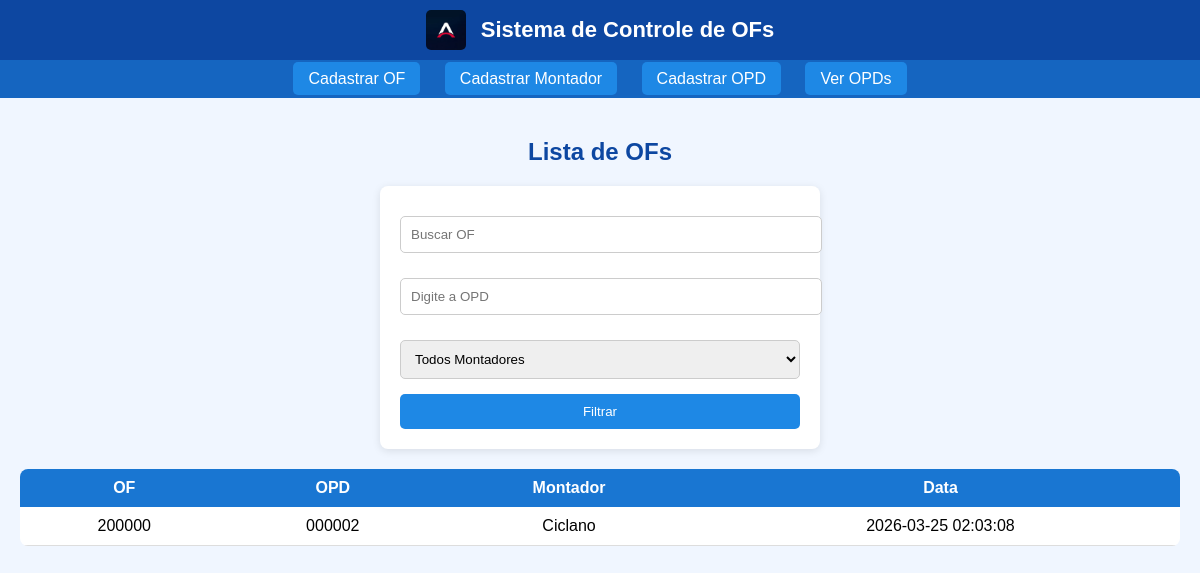
The page /index.php?numero_of=200000 on the database its author committed.
### tables this page shows
CREATE TABLE `of` (
  `id` int NOT NULL,
  `numero_of` varchar(50) DEFAULT NULL,
  `opd_id` int DEFAULT NULL,
  `data_registro` timestamp NULL DEFAULT CURRENT_TIMESTAMP
);

CREATE TABLE `opd` (
  `id` int NOT NULL,
  `nome` varchar(100) NOT NULL,
  `montador_nome` varchar(100) DEFAULT NULL
);

### index.php (the view, shortened to what this page needs)
<?php include 'conexao.php'; ?>
<!DOCTYPE html>
<html lang="pt-br">
<head>
    <link rel="stylesheet" href="style.css">
</head>
<body>
    <div class="header">
        <div class="header-content">
            <img src="img/logo.jpg" class="logo-img">
            <span class="titulo">Sistema de Controle de OFs</span>
        </div>
    </div>
    <div class="menu">
        <a href="of.php">Cadastrar OF</a>
        <a href="montador.php">Cadastrar Montador</a>
        <a href="opd.php">Cadastrar OPD</a>
        <a href="opds.php">Ver OPDs</a>
    </div>
    <div class="container">
        <h2>Lista de OFs</h2>
        <form method="GET" style="margin-bottom:20px;">
            <input type="text" name="numero_of" placeholder="Buscar OF">
            <input type="text" name="opd_nome" placeholder="Digite a OPD">
            <select name="montador_nome">
                <option value="">Todos Montadores</option>
            </select>
            <button type="submit">Filtrar</button>
        </form>
        <table>
            <tr>
                <th>OF</th>
                <th>OPD</th>
                <th>Montador</th>
                <th>Data</th>
            </tr>
            <?php
            $where = [];
            if (!empty($_GET['numero_of'])) {
                $numero = $conn->real_escape_string($_GET['numero_of']);
                $where[] = "`of`.numero_of LIKE '%$numero%'";
            }
            $whereSql = "";
            if (!empty($where)) {
                $whereSql = "WHERE " . implode(" AND ", $where);
            }
            $sql = "
SELECT
    `of`.numero_of,
    opd.nome AS opd,
    opd.montador_nome AS montador,
    `of`.data_registro
FROM `of`
JOIN opd ON `of`.opd_id = opd.id
$whereSql
ORDER BY `of`.data_registro DESC
";
            $result = $conn->query($sql);
            if ($result && $result->num_rows > 0) {
                while ($row = $result->fetch_assoc()) {
                    echo "<tr>
                <td>{$row['numero_of']}</td>
                <td>{$row['opd']}</td>
                <td>{$row['montador']}</td>
                <td>{$row['data_registro']}</td>
              </tr>";
                }
            } else {
                echo "<tr><td colspan='4'>Nenhuma OF encontrada</td></tr>";
            }
            ?>
        </table>
    </div>
</body>
</html>

### style.css (style rules this page uses)
body { margin: 0; font-family: Arial, sans-serif; background-color: #f0f6ff; }
.header { background: #0d47a1; padding: 10px 20px; }
.header-content { display: flex; align-items: center; justify-content: center; gap: 15px; }
.logo-img { height: 40px; width: auto; border-radius: 5px; }
.titulo { color: white; font-size: 22px; font-weight: bold; }
.menu { background: #1565c0; padding: 10px; text-align: center; }
.menu a { color: white; text-decoration: none; margin: 0 10px; padding: 8px 15px; background: #1e88e5; border-radius: 5px; transition: 0.3s; }
.container { padding: 20px; display: flex; flex-direction: column; align-items: center; }
h1, h2 { color: #0d47a1; }
h2 { text-align: center; }
form { background: white; padding: 20px; border-radius: 8px; max-width: 400px; width: 100%; margin: 0 auto; box-shadow: 0px 2px 8px rgba(0, 0, 0, 0.1); }
input, select { width: 100%; padding: 10px; margin-top: 10px; margin-bottom: 15px; border: 1px solid #ccc; border-radius: 5px; }
button { background: #1e88e5; color: white; border: none; padding: 10px; border-radius: 5px; cursor: pointer; width: 100%; }
table { width: 100%; border-collapse: collapse; background: white; border-radius: 8px; overflow: hidden; }
th { background: #1976d2; color: white; padding: 10px; }
td { padding: 10px; text-align: center; border-bottom: 1px solid #ddd; }

### rows shown on the page
of: numero_of "200000", opd.nome "000002", opd.montador_nome "Ciclano", data_registro "2026-03-25 02:03:08"
